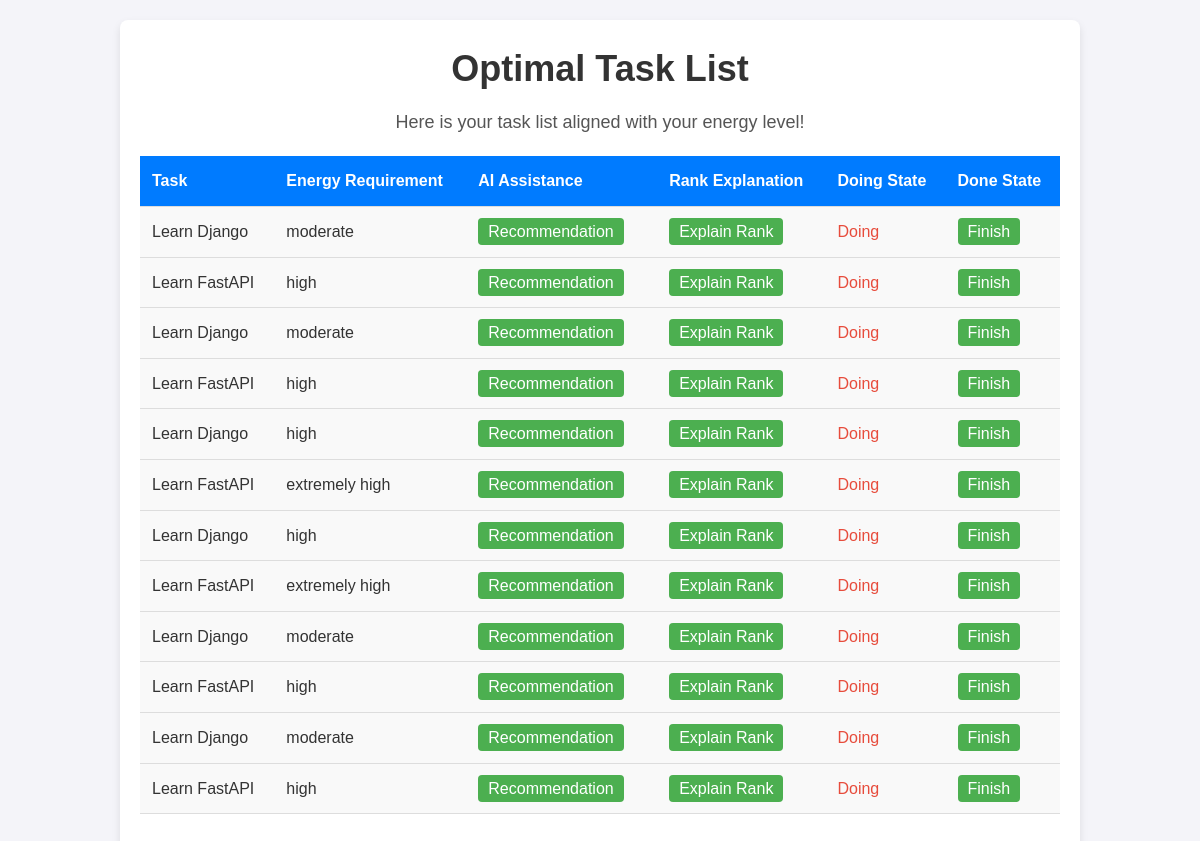
The page /output on the database its author committed.
### main.py (models this page shows, shortened)
class UpdatedToDo(db.Model):
    id = db.Column(db.Integer, primary_key=True)
    content = db.Column(db.String(200), nullable=False)
    energy_required = db.Column(db.String(200), nullable=False)
    rank = db.Column(db.Integer, nullable=True)
    date = db.Column(db.DateTime, default=datetime.now())

### main.py (the view, shortened to what this page needs)
@app.route('/output', methods=['GET', 'POST'])
def Sort():
    optimal_task_list = UpdatedToDo.query.order_by(UpdatedToDo.date).all() #early comes first
    return render_template('output.html', optimal_task_list=optimal_task_list)

### templates/output.html (shortened to what this page needs)
<!DOCTYPE html>
<html lang="en">
    <head>
</head>
<body>
    <div class="content">
        <h1 style="text-align:center">Optimal Task List</h1>
        <p style="text-align:center">Here is your task list aligned with your energy level!</p>
        <table>
            <thead>
                <tr>
                    <th>Task</th>
                    <th>Energy Requirement</th>
                    <th>AI Assistance</th>
                    <th>Rank Explanation</th>
                    <th>Doing State</th>
                    <th>Done State</th>
                </tr>
            </thead>
            <tbody>
                {% for task in optimal_task_list %}
                <tr class="task-row" id="task-{{ loop.index }}">
                    <td class="{% if task.finished %}completed{% endif %}">{{ task.content }}</td>
                    <td>{{ task.energy_required }}</td>
                    <td>
                        <a href="#" class="recommendation" onclick="getRecommendation('{{ loop.index }}')">Recommendation</a><br>
                    </td>
                    <td>
                        <a href="#"  class="explain" onclick="getExplanation('{{ loop.index }}')">Explain Rank</a><br>
                    </td>
                    <td>
                        <a href="#" class="doing-button" onclick="markAsDoing('{{ loop.index }}')">Doing</a><br>
                    </td>
                    <td>
                        <a href="#" class="finish-button" onclick="markAsFinished('{{ loop.index }}')">Finish</a><br>
                    </td>
                    </tr>
                {% endfor %}
            </tbody>
        </table>
    </div>
</body>
</html>

### templates/output.html (style rules this page uses)
* { margin: 0; padding: 0; box-sizing: border-box; }
body { font-family: 'Arial', sans-serif; background-color: #f4f4f9; color: #333; line-height: 1.6; }
.content { width: 80%; margin: 20px auto; background-color: #fff; padding: 20px; border-radius: 8px; box-shadow: 0 4px 8px rgba(0, 0, 0, 0.1); }
h1 { font-size: 36px; color: #333; margin-bottom: 10px; }
p { font-size: 18px; color: #555; margin-bottom: 20px; }
table { width: 100%; border-collapse: collapse; margin-bottom: 20px; }
th, td { padding: 12px; text-align: left; border-bottom: 1px solid #ddd; }
th { background-color: #007bff; color: #fff; font-weight: bold; }
td { background-color: #f9f9f9; }
td a { color: #e74c3c; text-decoration: none; margin-right: 10px; }
.finish-button { background-color: #4CAF50; color: white; padding: 5px 10px; text-align: center; cursor: pointer; border-radius: 4px; transition: background-color 0.3s ease; }
.task-row { transition: background-color 0.3s ease; }
.recommendation { background-color: #4CAF50; color: white; padding: 5px 10px; text-align: center; cursor: pointer; border-radius: 4px; transition: background-color 0.3s ease; }
.explain { background-color: #4CAF50; color: white; padding: 5px 10px; text-align: center; cursor: pointer; border-radius: 4px; transition: background-color 0.3s ease; }
div { text-align: center; margin-top: 20px; }

### rows shown on the page
UpdatedToDo: content "Learn Django", energy_required "moderate"
UpdatedToDo: content "Learn FastAPI", energy_required "high"
UpdatedToDo: content "Learn Django", energy_required "moderate"
UpdatedToDo: content "Learn FastAPI", energy_required "high"
UpdatedToDo: content "Learn Django", energy_required "high"
UpdatedToDo: content "Learn FastAPI", energy_required "extremely high"
UpdatedToDo: content "Learn Django", energy_required "high"
UpdatedToDo: content "Learn FastAPI", energy_required "extremely high"
UpdatedToDo: content "Learn Django", energy_required "moderate"
UpdatedToDo: content "Learn FastAPI", energy_required "high"
UpdatedToDo: content "Learn Django", energy_required "moderate"
UpdatedToDo: content "Learn FastAPI", energy_required "high"
